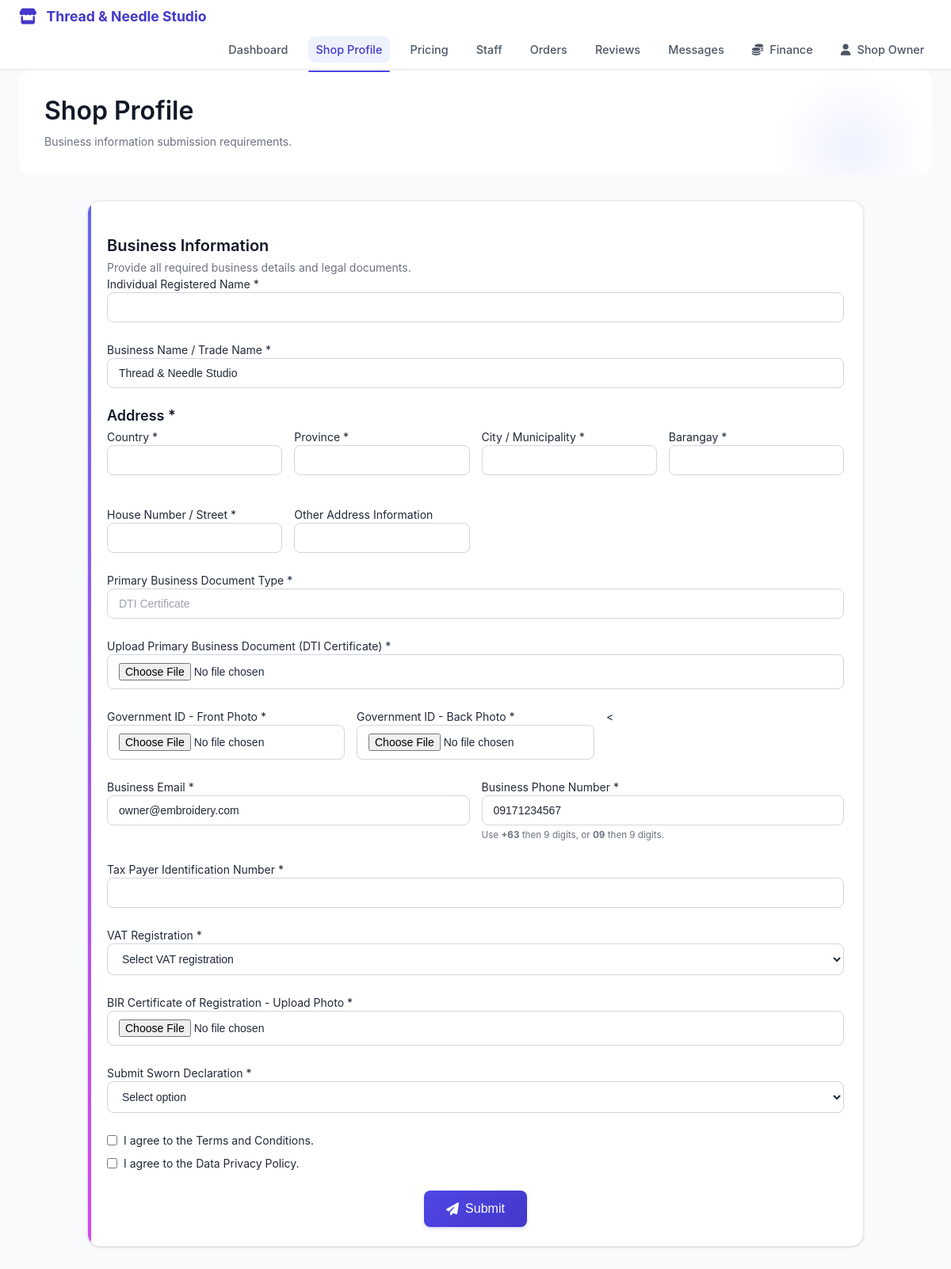
/owner/shop_profile.php (signed in), run on the app's committed database.
### tables this page shows
CREATE TABLE `shops` (
  `id` int(11) NOT NULL,
  `owner_id` int(11) NOT NULL,
  `shop_name` varchar(200) NOT NULL,
  `shop_description` text DEFAULT NULL,
  `address` text DEFAULT NULL,
  `phone` varchar(20) DEFAULT NULL,
  `email` varchar(100) DEFAULT NULL,
  `business_permit` varchar(100) DEFAULT NULL,
  `permit_file` varchar(255) DEFAULT NULL,
  `logo` varchar(255) DEFAULT NULL,
  `opening_time` time DEFAULT NULL,
  `closing_time` time DEFAULT NULL,
  `operating_days` longtext DEFAULT NULL CHECK (json_valid(`operating_days`)),
  `service_settings` longtext DEFAULT NULL CHECK (json_valid(`service_settings`)),
  `pricing_settings` longtext DEFAULT NULL CHECK (json_valid(`pricing_settings`)),
  `status` enum('pending','active','suspended','rejected') DEFAULT 'pending',
  `rejection_reason` text DEFAULT NULL,
  `rejected_at` timestamp NULL DEFAULT NULL,
  `rating` decimal(3,2) DEFAULT 0.00,
  `rating_count` int(11) DEFAULT 0,
  `total_orders` int(11) DEFAULT 0,
  `total_earnings` decimal(12,2) DEFAULT 0.00,
  `created_at` timestamp NOT NULL DEFAULT current_timestamp(),
  `updated_at` timestamp NOT NULL DEFAULT current_timestamp() ON UPDATE current_timestamp()
);

### owner/shop_profile.php (the view, shortened to what this page needs)
<?php
require_once '../config/db.php';
$owner_id = $_SESSION['user']['id'];
$shop_stmt = $pdo->prepare("SELECT * FROM shops WHERE owner_id = ?");
$shop_stmt->execute([$owner_id]);
$shop = $shop_stmt->fetch();
?>
<!DOCTYPE html>
<html lang="en">
<head>
    <link rel="stylesheet" href="../assets/css/style.css">
    <link rel="stylesheet" href="https://cdnjs.cloudflare.com/ajax/libs/font-awesome/6.4.0/css/all.min.css">
</head>
<body>
    <nav class="navbar navbar--compact">
        <div class="container d-flex justify-between align-center">
            <a href="dashboard.php" class="navbar-brand">
                <i class="fas fa-store"></i> <?php echo htmlspecialchars($shop['shop_name']); ?>
            </a>
            <ul class="navbar-nav">
                <li><a href="dashboard.php" class="nav-link">Dashboard</a></li>
                <li><a href="shop_profile.php" class="nav-link active">Shop Profile</a></li>
                <li><a href="pricing_management.php" class="nav-link">Pricing</a></li>
                <li><a href="manage_staff.php" class="nav-link">Staff</a></li>
                <li><a href="shop_orders.php" class="nav-link">Orders</a></li>
                <li><a href="reviews.php" class="nav-link">Reviews</a></li>
                <li><a href="messages.php" class="nav-link">Messages</a></li>
                <li class="dropdown">
                    <a href="#" class="nav-link dropdown-toggle">
                        <i class="fas fa-coins"></i> Finance
                    </a>
                </li>
                <li class="dropdown">
                    <a href="#" class="nav-link dropdown-toggle">
                        <i class="fas fa-user"></i> <?php echo htmlspecialchars($_SESSION['user']['fullname']); ?>
                    </a>
                </li>
            </ul>
        </div>
    </nav>
    <div class="container">
        <div class="dashboard-header">
            <h2>Shop Profile</h2>
            <p class="text-muted">Business information submission requirements.</p>
        </div>
        <div class="card profile-card">
            <form method="POST" enctype="multipart/form-data">
                 <h4 class="profile-section-title">Business Information</h4>
                <p class="text-muted">Provide all required business details and legal documents.</p>
                     <div class="form-group">
                    <label>Individual Registered Name *</label>
                    <input type="text" name="individual_registered_name" class="form-control" required>
                </div>
                <div class="form-group">
                    <label>Business Name / Trade Name *</label>
                    <input type="text" name="business_trade_name" class="form-control" required
                           value="<?php echo htmlspecialchars($shop['shop_name']); ?>">
                </div>
                 <h5 class="profile-section-title">Address *</h5>
                 <div class="profile-form-grid">
                    <div class="form-group">
                        <label>Country *</label>
                        <input type="text" name="country" class="form-control" required>
                    </div>
                     <div class="form-group">
                        <label>Province *</label>
                        <input type="text" name="province" class="form-control" required>
                    </div>
                <div class="form-group">
                        <label>City / Municipality *</label>
                        <input type="text" name="city_municipality" class="form-control" required>
                    </div>
                    <div class="form-group">
                        <label>Barangay *</label>
                        <input type="text" name="barangay" class="form-control" required>
                    </div>
                    <div class="form-group">
                        <label>House Number / Street *</label>
                        <input type="text" name="house_street" class="form-control" required>
                    </div>
                    <div class="form-group">
                        <label>Other Address Information</label>
                        <input type="text" name="other_address_information" class="form-control">
                    </div>
                </div>
                <div class="form-group">
                    <label>Primary Business Document Type *</label>
                    <input type="text" name="primary_business_document_type" class="form-control" required placeholder="DTI Certificate">
                </div>
            <div class="form-group">
                    <label>Upload Primary Business Document (DTI Certificate) *</label>
                    <input type="file" name="primary_business_document_photo" class="form-control" accept=".jpg,.jpeg,.png,.webp" required>
                </div>
                 <div class="profile-form-grid">
                    <div class="form-group">
                        <label>Government ID - Front Photo *</label>
                        <input type="file" name="government_id_front_photo" class="form-control" accept=".jpg,.jpeg,.png,.webp" required>
                    </div>
                     <div class="form-group">
                        <label>Government ID - Back Photo *</label>
                        <input type="file" name="government_id_back_photo" class="form-control" accept=".jpg,.jpeg,.png,.webp" required>
                    </div>
                    < </div>
                <div class="profile-form-grid">
                    <div class="form-group">
                        <label>Business Email *</label>
                        <input type="email" name="business_email" class="form-control" required
                               value="<?php echo htmlspecialchars($shop['email']); ?>">
                    </div>
                     <div class="form-group">
                        <label>Business Phone Number *</label>
                        <input type="text" name="business_phone" class="form-control" required maxlength="12" inputmode="numeric" pattern="^(\+63\d{9}|09\d{9})$"
                               value="<?php echo htmlspecialchars($shop['phone']); ?>">
                        <small class="text-muted">Use <strong>+63</strong> then 9 digits, or <strong>09</strong> then 9 digits.</small>
                    </div>
                </div>
            <div class="form-group">
                    <label>Tax Payer Identification Number *</label>
                    <input type="text" name="tax_payer_identification_number" class="form-control" required>
                </div>
                <div class="form-group">
                    <label>VAT Registration *</label>
                    <select name="vat_registration" class="form-control" required>
                        <option value="">Select VAT registration</option>
                    </select>
                </div>
                <div class="form-group">
                    <label>BIR Certificate of Registration - Upload Photo *</label>
                    <input type="file" name="bir_certificate_registration_photo" class="form-control" accept=".jpg,.jpeg,.png,.webp" required>
                </div>
                <div class="form-group">
                    <label>Submit Sworn Declaration *</label>
                    <select name="submit_sworn_declaration" class="form-control" required>
                        <option value="">Select option</option>
                    </select>
                </div>
                 <div class="form-group checkbox-stack">
                    <label style="display: flex; align-items: center; gap: 8px;">
                        <input type="checkbox" name="agree_terms_conditions" value="1" required>
                        <span>I agree to the Terms and Conditions.</span>
                    </label>
                    <label style="display: flex; align-items: center; gap: 8px;">
                        <input type="checkbox" name="agree_data_privacy" value="1" required>
                        <span>I agree to the Data Privacy Policy.</span>
                    </label>
                </div>
            <div class="text-center mt-4">
                    <button type="submit" class="btn btn-primary btn-lg">
                        <i class="fas fa-paper-plane"></i> Submit
                    </button>
                </div>
            </form>
        </div>
    </div>
</body>
</html>

### owner/shop_profile.php (style rules this page uses)
.profile-card { max-width: 980px; margin: 0 auto 2rem; }
.profile-section-title { margin-top: 1.25rem; margin-bottom: 0.25rem; }
.profile-form-grid { display: grid; gap: 15px; grid-template-columns: repeat(auto-fit, minmax(220px, 1fr)); }
.checkbox-stack { display: grid; gap: 8px; }

### data on the page
shops: shop_name "Thread & Needle Studio", business_trade_name "Thread & Needle Studio", business_email "owner@embroidery.com", business_phone "09171234567"

### other printed values
$_SESSION['user']['fullname'] "Shop Owner"
